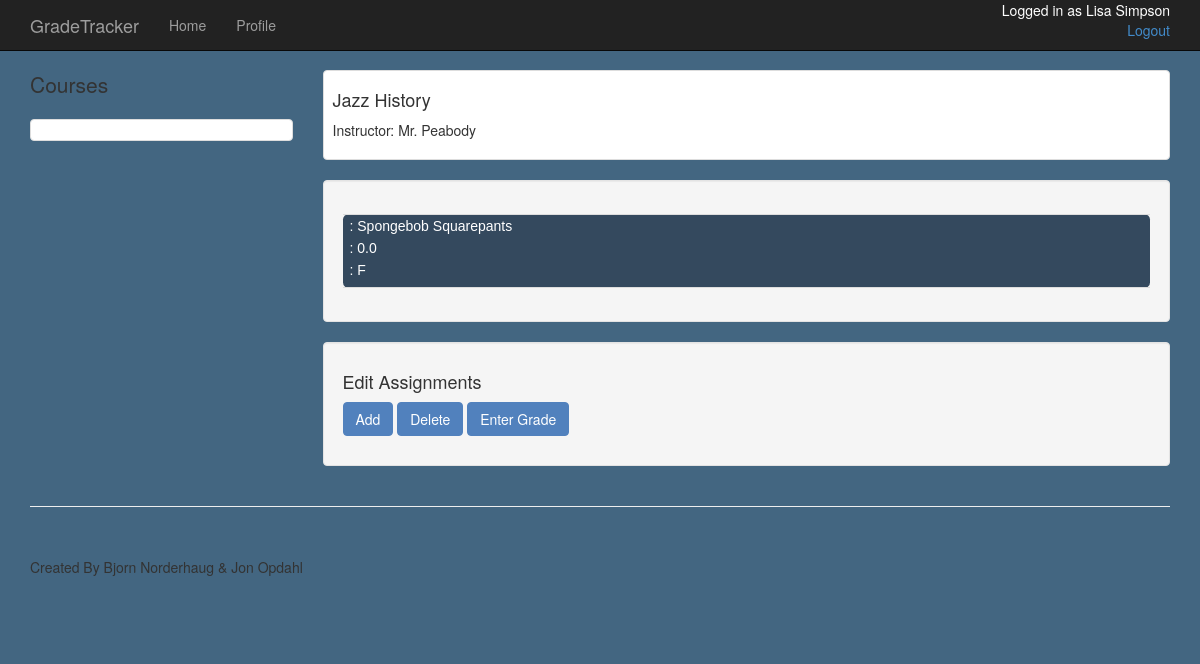
/admin/6/Jazz History (signed in), run on the app's committed database.
### app/models.py (models this page shows, shortened)
class Student(db.Model):
	id = db.Column(db.String(8), primary_key=True)
	first_name = db.Column(db.String(50), index=True)
	last_name = db.Column(db.String(50), index=True)
	GPA = db.Column(db.Float)
	year = db.Column(db.Integer)
	total_credits = db.Column(db.Integer)
	student_pass = db.Column(db.String(50))
	classes = db.relationship('Classroom', backref='student')
	def __repr__(self):
		return (self.first_name + ' ' + self.last_name)

class Classroom(db.Model):
	__tablename__ = 'classroom'
	student_id = db.Column(db.String(8), db.ForeignKey('student.id'), primary_key=True)
	course_name = db.Column(db.String(80), db.ForeignKey('course.name'), primary_key=True)
	overall_grade = db.Column(db.String(1))
	possible = db.Column(db.Integer, default=0)
	grade = db.Column(db.Float, default=0)
	total_points = db.Column(db.Integer, default=0)
	course = db.relationship("Course", backref="stud_ass")
	assignments = db.relationship("Assignment",
									primaryjoin='Assignment.student_id == Classroom.student_id',
									backref='for_class')
	def __repr__(self):
		return (self.student.first_name + self.student.last_name + ' ' + self.course.name)

class Course(db.Model):
	course_num = db.Column(db.Integer, primary_key=True)
	name = db.Column(db.String(80), index=True, unique=True)
	admin_id = db.Column(db.String(8), db.ForeignKey('admin.id'))

class Admin(db.Model):
	id = db.Column(db.String(8), primary_key=True)
	first_name = db.Column(db.String(50), index=True)
	last_name = db.Column(db.String(50), index=True)
	admin_pass = db.Column(db.String(50))
	position = db.Column(db.String(50))
	email = db.Column(db.String(120))
	begin = db.Column(db.String(5))
	end = db.Column(db.String(5))
	classes = db.relationship("Course", backref="teacher", lazy='dynamic')
	def __repr__(self):
		return (self.first_name + ' ' + self.last_name)

### app/views.py (the view)
@app.route('/admin/<id>/<course_name>')
@login_required
def admin_classpage(id, course_name):
	user=current_user
	course=Course.query.filter_by(name=course_name).first()
	classrooms = course.stud_ass
	students=[]
	ids=[]
	for classroom in classrooms:
		ids.append(classroom.student_id)
	for id in ids:
		students.append(Student.query.filter_by(id=id).first())
	assignments =[]
	if classrooms !=[] and classrooms is not None:
		assignments = classrooms[0].assignments
	return render_template('classpageAdmin.html',
							students=students,
							course=course,
							user=user,
							classrooms=classrooms,
							assignments=assignments)

### app/views.py (called while the page is built)
@login_manager.user_loader
def load_user(id):
	user=Student.query.get(str(id))
	if user is None:
		user=Admin.query.get(str(id))
	return user

### app/templates/classpageAdmin.html (shortened to what this page needs)
{% extends "new.html" %}
{% block content %}
    <div class="container">
        <div class="row">
            <div class="col-md-3">
                <p class="lead"> Courses </p>
                <div class="list-group">
                	{% for c in user.classes %}
                	{% if c == course %}
                    <a href="/admin/{{user.id}}/{{c}}" class="list-group-item active">{{ c.name }}</a>
                    {% else %}
                    <a href="/admin/{{user.id}}/{{c}}" class="list-group-item ">{{ c.name }}</a>
                    {% endif %}
                    {% endfor %}
                </div>
            </div>
            <div class="col-md-9">
                <div class="thumbnail">
                    <div class="caption-full">
                        <h4>{{ course.name }}</h4>
                        <p> Instructor: {{ course.teacher }} </p>
                    </div>
                </div>
                <div class="well">
                    <div class="row">
                        <div class="col-md-12">
							<table class="rwd-table">
									{% for student in students %}
									<tr>
										<td> {{ student.first_name }} {{student.last_name}} </td>
										{% for c in student.classes %}
											{% if c.course_name == course.name %}
												<td> {{c.grade}} </td>
												<td> {{c.overall_grade}} </td>
											{% endif %}
										{% endfor %}
									</tr>
									{% endfor %}
							</table>
                        </div>
                    </div>
                </div>
                <div class="well">
                    <div class="row">
                    	<div class="col-md-12">
                    		<h4> Edit Assignments </h4>
                    		<p>
                    			<a class='btn btn-success'> Add </a>
                    			<a class='btn btn-success'> Delete </a>
                    			<a class='btn btn-success'> Enter Grade </a>
                    		</p>
                    	</div>
                    </div>
                </div>
            </div>
        </div>
    </div>
{% endblock %}

### app/templates/new.html (shortened to what this page needs)
<!DOCTYPE html>
<html>
<head>
    <link href="/static/css/bootstrap.min.css" rel="stylesheet">
    <link href="/static/css/shop-item.css" rel="stylesheet">
</head>
<body style="background-color: #436681">
    <nav class="navbar navbar-inverse navbar-fixed-top" role="navigation">
        <div class="container">
            <div class="navbar-header">
                <a class="navbar-brand" href="/home">GradeTracker</a>
            </div>
            <div class="collapse navbar-collapse" id="bs-example-navbar-collapse-1">
                <ul class="nav navbar-nav">
                    <li>
                        <a href="/home">Home</a>
                    </li>
                    <li>
                        <a href="{{ url_for('profile') }}">Profile</a>
                    </li>
                </ul>
                <p id="login_status" class="pull_right">Logged in as {{ user }} <br>
					<a href="{{url_for('logout')}}" class="pull-right"> Logout </a>
				</p>
            </div>
        </div>
    </nav>
    {% block content %}{% endblock %}
    <div class="container">
        <hr>
        <footer>
            <div class="row">
                <div class="col-lg-12">
                    <p>Created By Bjorn Norderhaug & Jon Opdahl</p>
                </div>
            </div>
        </footer>
    </div>
</body>
</html>

### app/static/css/shop-item.css (style rules this page uses)
body { padding-top: 70px; }
.thumbnail { padding: 0; }
.thumbnail .caption-full { padding: 9px; color: #333; }
footer { margin: 50px 0; }

### app/templates/new.html (style rules this page uses)
#login_status { float: right; color: white; height: inherit; }

### data on the page
Student: first_name+last_name "Lisa Simpson"
Course: name "Jazz History"
Admin: teacher "Mr. Peabody"
Student: first_name "Spongebob", last_name "Squarepants"
Classroom: grade "0.0", overall_grade "F"
